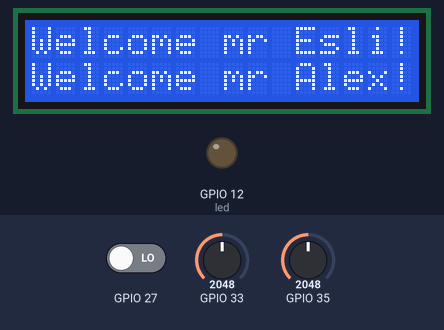
Simulated run of this sketch. Board: ESP32. Parts: 16×2 character LCD, output pins drawn as LEDs (lit = HIGH). The test bench sets the inputs (shaded band); at power-on: GPIO 35 = 2048, GPIO 27 LOW, GPIO 33 = 2048. WiFi joins after 1.5 s; servers stay silent unless stated; the local clock reads 2024-03-15 10:24:30 at power-on unless the sketch sets it; storage starts empty; no MQTT or app messages arrive unless stated; what the sketch prints to the serial monitor is not drawn.

Above: at 1.7 s.
At 14.0 s:
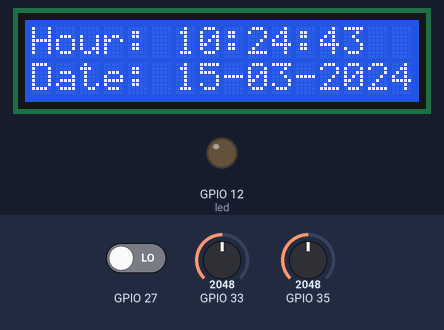
14.1 s: GPIO 35 set to 4032
18.1 s: GPIO 35 set to 4095
At 21.4 s:
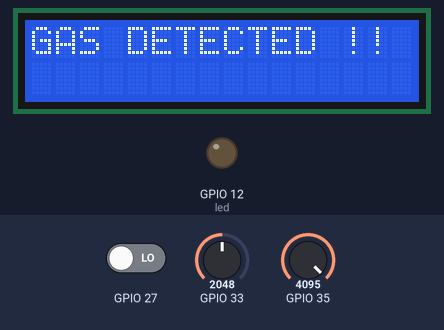
22.1 s: GPIO 35 set to 3603
At 22.8 s:
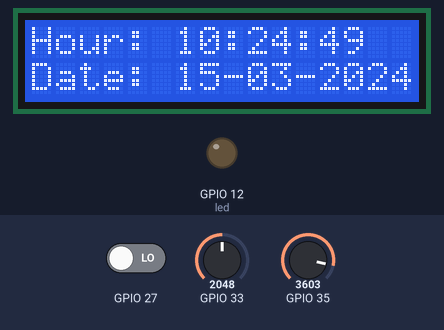
Timing chart, 0 to 25.1 s (numbered marks = the images above; inputs shaded):
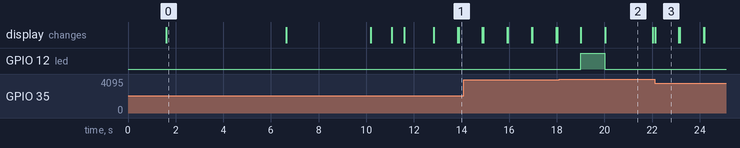

Measured:
- the behaviour switches between 4094 and 4095 on GPIO 35 (found by bisection; images 1 and 2)
- after the input at 18.1 s, GPIO 12 (led): LOW → HIGH after 0.91 s, → LOW 1.0 s later
- after the input at 22.1 s, GPIO 12 (led): stops changing and stays LOW
- what the display in image 0 shows lasts 5.0 s, from 1.6 s to 6.6 s
- what the display in image 2 shows lasts 2.0 s, from 20.0 s to 22.0 s
- what the display in image 3 shows lasts 1.0 s, from 22.1 s to 23.1 s

The sketch:

PRACTICAFINAL_3_0.ino
```cpp
//incluimos la libreria tareas
#include "TAREAS.h"

//instanciamos la libreria
TAREAS sensor;

void setup () {
  //iniciamos comunicacion serial en 115200 baudios
  Serial.begin(115200);
  //mandamos llamar al metodo que contendra los iniciadores necesarios de diversos modulos
  sensor.var_begin();
}

void loop () {

  //metodo que obtiene los segundos que han paso desde que inicio el programa
  sensor.new_milis();
  //sensor que obtiene el tiempo
  sensor.time_get();
  //mandamos llamar a las tareas
  sensor.tarea1_gas();
  sensor.tarea2_fuego();
  sensor.tarea3_move();
  sensor.tarea4();
  //mandamos llamar a la pantalla lcd para que muestre la hora y fecha
  sensor.hour_lcd();

}
```

ACTUADORES.h
```cpp
//creamos una clase para los actuadores con los metodos por medio de acceso publico
class act{
  public:
    //este metodo activa un buzzer
    void act_buzz(void);
    //este metodo activa un led de color rojo
    void act_led(void);
};

void act :: act_buzz(void){
   //declaramos el pin por el cual sonara el buzzer
  const int buzzer = 13;
  //establecemos el pin como salida
  pinMode(buzzer, OUTPUT);

  //usamos tone() para hacer sonar el buzzer
  //con una frecuencia de 261 hz
  tone(buzzer,261);
  //retraso de 350 milisegundos
  delay(350);
  //detenemos de hacer ruido
  noTone(buzzer);

}

void act :: act_led(void){

  //declaramos el pin de donde se usara el led
  const int led = 12;
  //lo establecemos como salida
  pinMode(led, OUTPUT);

  //prendemos el led con este metodo y HIGH
  digitalWrite(led, HIGH);
  //lo dejamos prendido por un segundo
  delay(1000);
  //apagamos el led con LOW
  digitalWrite(led, LOW);


}
```

MQTT.h
```cpp
/* Se incluye librería y se crea objeto para la configuración del cliente WiFi */
#include <WiFi.h>
  WiFiClient ESP32_WIFI;

/* Se incluye librería paa utilizar el protocolo de telemetría MQTT, con el objeto correspondiente */
#include "PubSubClient.h"
  PubSubClient client ( ESP32_WIFI );

/* Directivas de configuración de red y parámetros MQTT */
#define HOTSPOT_WIFI  "IOT_RULES"            /* Nombre del punto de acceso a conectarse */
#define HOTSPOT_PWD   "12345678"                       /* Contraseña de la red */
#define MQTT_SERVER   "test.mosquitto.org"     /* Dirección del Broker MQTT */
#define MQTT_PORT     1883                     /* Puerto del Broker MQTT */
#define TXTOPIC       "/SEIoT/TX_TEST/ALEX_6_C"         /* Nombre del topic de publicación */
#define RXTOPIC       "/SEIoT/RX_TEST/ALEX_6_C"         /* Nombre del topic de suscripción */

/* Clase para la gestión de la red WiFi y el protocolo MQTT */
class MQTT {

  public:
  /* MÉTODOS */
  public:
    void subscribe_MQTT ( void );            /* Conecta al usuario como un suscriptor MQTT */
    void publish_MQTT ( String JSON_FINAL );              /* Conecta al usuario como un pulicador MQTT */
    void reconnect_MQTT ( void );            /* Realiza la reconexión al servidor MQTT */
    void setup_WiFi ( void );                /* Configura lo necesario para conectarse a una red WiFi */
    void set_MQTT_server ( void );           /* Establece la dirección del Broker MQTT a utilizar */
    void set_MQTT_callback ( void );         /* Se configura la obtención de la información como suscriptor */
    static void callback ( char* , byte* , unsigned int ); /* Método que obtiene la trama realizada en las suscripciones */

  };

/*~~~~~~~~~~~~~~~~~~~~~~~~~~~~~~~~~~~~~~~~~~~~~~~~~~~ set_MQTT_server ( void ) ~~~~~~~~~~~~~~~~~~~~~~~~~~~~~~~~~~~~~~~
*                      Función que configura el puerto y la dirección del Broker MQTT a utilizar.                     *
* ~~~~~~~~~~~~~~~~~~~~~~~~~~~~~~~~~~~~~~~~~~~~~~~~~~~~~~~~~~~~~~~~~~~~~~~~~~~~~~~~~~~~~~~~~~~~~~~~~~~~~~~~~~~~~~~~~~*/

void MQTT :: set_MQTT_server ( void ) {

  client.setServer ( MQTT_SERVER, MQTT_PORT );            /* Función librería PubsubClient */

}

/*~~~~~~~~~~~~~~~~~~~~~~~~~~~~~~~~~~~~~~~~~~~~~~~~~~~ set_MQTT_callback ( void ) ~~~~~~~~~~~~~~~~~~~~~~~~~~~~~~~~~~~~
*                      Función que configura la función que recibirá la trama proveniente de los datos              *
*                      mostrados en la suscripción .                                                                *
* ~~~~~~~~~~~~~~~~~~~~~~~~~~~~~~~~~~~~~~~~~~~~~~~~~~~~~~~~~~~~~~~~~~~~~~~~~~~~~~~~~~~~~~~~~~~~~~~~~~~~~~~~~~~~~~~~~~*/

void MQTT :: set_MQTT_callback ( void ) {

  client.setCallback (this -> callback);                 /* Función librería PubsubClient */

}

/*~~~~~~~~~~~~~~~~~~~~~~~~~~~~~~~~~~~~~~~~~~~~~~~~~~~ subscribe_MQTT ( void ) ~~~~~~~~~~~~~~~~~~~~~~~~~~~~~~~~~~~~~~~
*                      Función que se suscribe a un topic MQTT, puede tener múltiples suscripciones.                *
* ~~~~~~~~~~~~~~~~~~~~~~~~~~~~~~~~~~~~~~~~~~~~~~~~~~~~~~~~~~~~~~~~~~~~~~~~~~~~~~~~~~~~~~~~~~~~~~~~~~~~~~~~~~~~~~~~~~*/

void MQTT :: subscribe_MQTT ( void ) {

  client.subscribe( RXTOPIC );                           /* Función librería PubsubClient */

}

/*~~~~~~~~~~~~~~~~~~~~~~~~~~~~~~~~~~~~~~~~~~~~~~~~~~~ publish_MQTT ( void ) ~~~~~~~~~~~~~~~~~~~~~~~~~~~~~~~~~~~~~~~
*                      Función que publica información hacia a un topic MQTT.                                       *
* ~~~~~~~~~~~~~~~~~~~~~~~~~~~~~~~~~~~~~~~~~~~~~~~~~~~~~~~~~~~~~~~~~~~~~~~~~~~~~~~~~~~~~~~~~~~~~~~~~~~~~~~~~~~~~~~~~~*/

void MQTT :: publish_MQTT ( String JSON_FINAL ) {

  Serial.println ( F ( "Publicando información" ) );
  client.publish( TXTOPIC, JSON_FINAL.c_str() );                 /* Función librería PubsubClient */
  //client.publish( TXTOPIC, hola.c_str ( ) );

}

/*~~~~~~~~~~~~~~~~~~~~~~~~~~~~~~~~~~~~~~~~~~~~~~~~~~~ reconnect_MQTT ( void ) ~~~~~~~~~~~~~~~~~~~~~~~~~~~~~~~~~~~~~~~
*                      Función que se reeconecta al servidor MQTT como cliente, tanto para publicar como suscribirse*
*                      a un topic.                                                                                  *
* ~~~~~~~~~~~~~~~~~~~~~~~~~~~~~~~~~~~~~~~~~~~~~~~~~~~~~~~~~~~~~~~~~~~~~~~~~~~~~~~~~~~~~~~~~~~~~~~~~~~~~~~~~~~~~~~~~~*/

void MQTT :: reconnect_MQTT ( void ) {

  if ( ! client.connected ( ) ) {                         /* ¿Está el cliente desconectado? */

    while ( ! client.connected ( ) ) {                    /* Mientras que está desconectado */

      Serial.print ( F ( "Conectado nuevamente al servidor" ) );

      if ( client.connect ( "Client_test" ) ) {             /* Si el cliente se conecta, el cliente puede tener autentificación */

        Serial.println ( F ( "Cliente conectado" ) );

        subscribe_MQTT ( );                                 /* Suscribirse al topic */

      } else {
                                                  /* Si el cliente no se conecta */
        Serial.print ( F ( "Falló al conectarse, tipo de error: " ) );
        Serial.print ( client.state ( ) );                  /* Mostrar el estado o error, e intentarlo nuevamente */
        Serial.println ( F ( "Intentando nuevamente en 5 segundos" ) );
          delay ( 5000 );

        }
    }
  }
  client.loop ( );

}

/*~~~~~~~~~~~~~~~~~~~~~~~~~~~~~~~~~~~~~~~~~~~~~~~~~~~ setup_WiFi ( void ) ~~~~~~~~~~~~~~~~~~~~~~~~~~~~~~~~~~~~~~~~~~~
*                      Función que se configura y se conecta a una red WiFi                                         *
* ~~~~~~~~~~~~~~~~~~~~~~~~~~~~~~~~~~~~~~~~~~~~~~~~~~~~~~~~~~~~~~~~~~~~~~~~~~~~~~~~~~~~~~~~~~~~~~~~~~~~~~~~~~~~~~~~~~*/

void MQTT :: setup_WiFi ( void ) {

  delay ( 10 );
  Serial.println ( F ( "Configurando WiFi: " ) );
  WiFi.begin ( HOTSPOT_WIFI, HOTSPOT_PWD );               /* Iniciar intentos de conexión hacia la red WiFi */


  while ( WiFi.status ( ) != WL_CONNECTED ) {            /* Mientras que no se haya conectado a la red especificada */

    delay ( 500 );
    Serial.print ( F ( "." ) );                                /* Mostrar un mensaje de espera */

  }
  //Serial.println ( "WiFi configurado con la IP: " );

}

/*~~~~~~~~~~~~~~~~~~~~~~~~~~~~~~~~~~~~~~~~~~~~~~~~~~~ callback ( char* topic, byte* message, unsigned int length ) ~~~~~~~~~~~~~~~~~~~~~~~~~~~~~~~~~~~~~~~~~~~
*                      Función que obtiene los mensajes mandados hacia el topic al cual se está suscrito                                                      *
*                      NOTA: Los paráetros de está función están de acuerdo con los que vienen en la librería Pubsubclient                                    *
* ~~~~~~~~~~~~~~~~~~~~~~~~~~~~~~~~~~~~~~~~~~~~~~~~~~~~~~~~~~~~~~~~~~~~~~~~~~~~~~~~~~~~~~~~~~~~~~~~~~~~~~~~~~~~~~~~~~~~~~~~~~~~~~~~~~~~~~~~~~~~~~~~~~~~~~~~~~~~*/

void MQTT :: callback(char* topic, byte* message, unsigned int length) {

  Serial.print ( F ( "Ha llegado un mensaje de: " ) );
  Serial.println ( topic );                             /* Topic al cual se está suscrito */

  String messageTemp;

  for ( int i = 0; i < length; i++ ) {
    //Serial.print((char)message[i]);
    messageTemp += (char)message[i];                    /* El mensaje proviene en bytes por lo que es necesario concatenarlo */
  }

  Serial.println( messageTemp );


  }
```

MicroSD.h
```cpp
#ifndef MicroSD_h
#define MicroSD_h
/* Librerías fabricante necesarias para utilizar la MicroSD */
#include <SD.h>
#include <SPI.h>

#define MICROSD_PIN 5    /* Pin de control MicroSD */
File MicroSD_File;       /* Archivo para escribir  o leer en la MicroSD */
class MicroSD  {
  // VARIABLES
  public:
    uint8_t contador = 0;      /* */
  // MÉTODOS
  public:
   void MicroSD_init ( void );
   void SaveFile ( String filename, String JSON_FINAL );
};

void MicroSD::MicroSD_init ( void ){

   while ( !SD.begin ( MICROSD_PIN ) ) {
        Serial.println ( F ( "Falló la inicialización del módulo MicroSD"  ));
        delay(1000);
    }
    Serial.println ( F ( "La librería MicroSD ha inicializado con éxito" ) );
}

void MicroSD :: SaveFile ( String filename, String JSON_FINAL ) {

    // Abrir o crear en caso de que no exista.
    MicroSD_File = SD.open ( filename, FILE_APPEND );
    if ( MicroSD_File ) {

        // Almacenar JSON en el archivo.
        //serializeJson(*doc, JSON);
        MicroSD_File.println ( JSON_FINAL );
        MicroSD_File.close ( );

    } else {
        // if the file didn't open, print an error:
        Serial.print ( F ( "Error opening " ) );
        Serial.println ( filename );


    }
    Serial.println ( "Verificando si existe el archivo: ");
    if ( SD.exists ( filename ) ) {
    Serial.println ( filename );
    Serial.println( " existe" );
  } else {
        Serial.println ( filename );
    Serial.println( " no existe" );
  }
     // Esperar un segundo entre lecturas
      delay ( 1000 );
}


#endif
```

RTC.h
```cpp
#include <Wire.h>               /* Librería para el uso del protocolo I2C. */

/*RTClib.h, requiere de la instalación de dos librerías:
RTClib: Permite el uso de varios relojes del fabricante Adafruit.
Adafruit BusIO: Es necesaria cargarla para configurar ciertos elementos de los componentes eléctronicos de Adafruit.*/

#include "RTClib.h"
  RTC_DS1307 rtc;

class DS1307_RTC {

  public:
      uint8_t hora = 0, minuto = 0, segundo = 0, dia = 0, mes = 0;
      uint16_t ano = 0;
      String fecha = " ", tiempo = " ";

  public:
    void RTC_init ( void );
    void get_time ( void );
    void format_date (void );
    void format_time ( void ) ;
    String show_time ( void );
    String show_date ( void );

  };

/* Función que configura lo necesario para que el reloj se inicialice */
void DS1307_RTC::RTC_init ( void ) {

   while ( ! rtc.begin ( ) ) {                  /* Mientras que el reloj no se ha iniciado. */
    Serial.println ( F ( "Hay un error de reconocimiento del RTC, revisa conexiones y alimentación" ) );
    Serial.flush ( );                           /* Espera a que se transmita la información serial correctamente. */
    delay ( 3000 );
    //abort ( );

  }
  if ( ! rtc.isrunning ( ) ) {      /* Si el reloj no está ejecutándose*/

    Serial.println ( F ( "El reloj se está configurando con la fecha y hora de la computadora" ) );
    /*__DATE__ y __TIME__ Son macros que retornan la fecha y hora de la computadora.*/
          /* Función que ajusta automáticamente la fecha y hora. */
    // rtc.adjust(DateTime(2014, 1, 21, 3, 0, 0));                  /* Función que ajusta manualmente la fecha y hora. */
    /* Esta instrucción solo debe usarse una sola vez, para que el reloj actualice la hora, una vez hecho esto, se puede comentar y volver a subir el código. */
      rtc.adjust( DateTime ( F ( __DATE__ ), F ( __TIME__ ) ) );
  }

  }

/* Función que configura lo necesario para que el reloj se inicialice */
void DS1307_RTC::get_time ( void ) {

      DateTime now = rtc.now();
      segundo = now.second ( );
      minuto = now.minute ( );
      hora = now.hour ( );
      dia = now.day ( );
      mes = now.month ( );
      ano = now.year ( );

  }

/* Función que le da un formato legible a la fecha. */
void DS1307_RTC::format_date ( void ) {

  fecha = "";
    if ( dia < 10 ) fecha += '0';
  fecha += dia;
  fecha += '-';
    if ( mes < 10 ) fecha += '0';
  fecha += mes;
  fecha += '-';
  fecha += ano;

}

/* Función que le da un formato legible al tiempo. */
void DS1307_RTC::format_time ( void ) {

  tiempo = "";
  if ( hora < 10 ) tiempo += '0';
    tiempo += hora;
    tiempo += ':';

  if ( minuto < 10 ) tiempo += '0';
    tiempo += minuto;
    tiempo += ':';

  if ( segundo < 10 ) tiempo += '0';
    tiempo += segundo;

}

/* Función que muestra en la consola serial la fecha y la hora. */
String DS1307_RTC :: show_time ( void ) {

  format_time ( );     /* Dar formato al tiempo */
  return tiempo;       //regresar la variable que almacena el tiempo

}

String DS1307_RTC :: show_date ( void ) {

  format_date ( );     /* Dar formato a la fecha */

  //regresar la variable que almacena la fecha
  return fecha ;

}
```

Source omitted: TAREAS.h (12250 bytes), LCD.h (5381 bytes)
